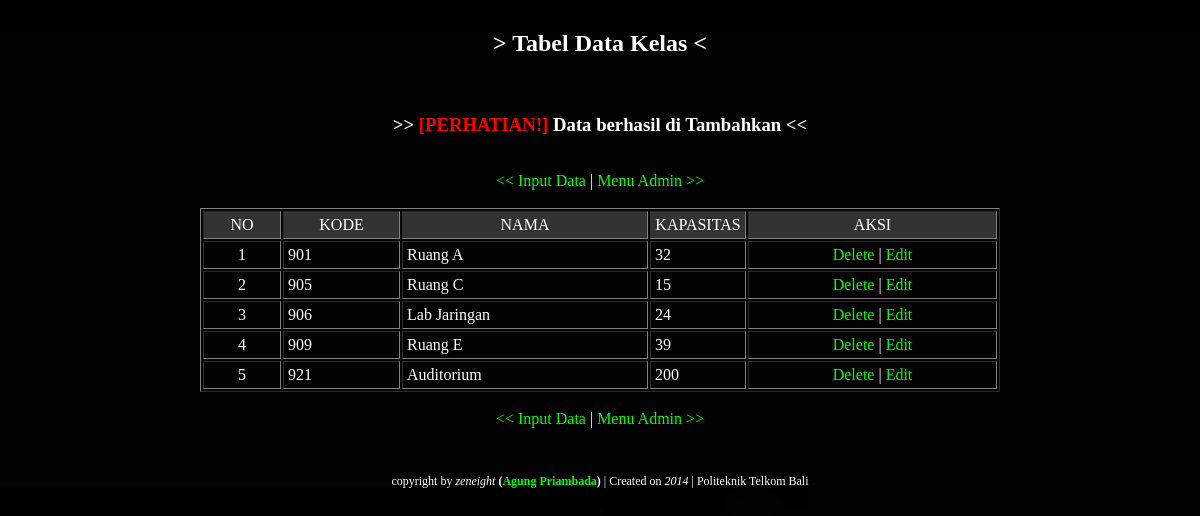
Screenshot of /kelas/show_kelas.php?message=disimpan with the database file from the repository.
### tables this page shows
CREATE TABLE IF NOT EXISTS `data_kelas` (
  `kd_kelas` int(3) NOT NULL,
  `nama` varchar(25) NOT NULL,
  `kapasitas` int(3) NOT NULL
);

### kelas/show_kelas.php (the view, shortened to what this page needs)
<?php
include('../Connections/koneksi.php');
?>
<html>
<head>
<link rel="stylesheet" type="text/css" href="../css/desain.css">
</head>
<body id="bg0">
<h2 align="center">> Tabel Data Kelas <</h2>
<?php
$msg=$_GET['message'];
if ($msg=="disimpan"){echo"<br><center><h3>>> "
?><z>
<?php
echo"[PERHATIAN!]";
?></z>
<?php
echo" Data berhasil di Tambahkan <<</h3></center>";
} ?>
<br />
<center><a href="add_Kelas.html"><< Input Data</a> | <a href="../index.php">Menu Admin >></a></center>
<br />
<table align="center" width="800" cellpadding="4" bordercolordark="#FFFFFF" border="1">
  <tr align="center" bgcolor="#333333">
  	<td width="68">NO</td>
    <td width="107">KODE</td>
    <td width="236">NAMA</td>
    <td width="86">KAPASITAS</td>
    <td width="239">AKSI</td>
  </tr>
<?php
$sql = "select * from data_kelas order by kd_kelas asc";
$result=mysql_query($sql,$koneksi);
$no = 1 ;
while ($data=mysql_fetch_array($result)){
?>
 <tr>
  <td align="center"><?php echo $no++; ?></td>
  <td><?php echo $data['kd_kelas'] ?></td>
  <td><?php echo $data['nama'] ?></td>
  <td><?php echo $data['kapasitas'] ?></td>
  <td>
  	<div align="center">
  		<a href="hapus_kelas.php?id=<?php echo $data['kd_kelas']; ?>"
        onclick="return confirm('Apakah anda yakin akan menghapus data?' + '\n\n' +
        '<?php echo "Kelas: $data[nama]";?>' + '\n\n' +
        'Jika YA silahkan klik OK, jika TIDAK silahkan klik CANCEL.')">Delete</a> |
        <a href="edit_kelas.php?id=<?php echo $data['kd_kelas']; ?>">Edit</a>
    </div>
  </td>
 </tr>
<?php } ?>
</table>
<center><a href="add_kelas.html"><< Input Data</a>
 | <a href="../index.php">Menu Admin >></a></center>
<br>
<br>
<div id="footer">
<p>copyright by <i>zeneight</i> <b>(<a href="http://173.252.110.27/zeneight" target="_blank">Agung Priambada</a>)</b> | Created on <i>2014</i> | Politeknik Telkom Bali</p>
</div>
</body>
</html>

### css/desain.css (style rules this page uses)
body { font: 100% "Century Gothic"; font-size: 16px; margin: 30; padding: 0; text-align: justify; color: white; background-color:#000; }
#bg0 { background:url(../image/bg0.jpg); background-position:bottom; background-color:#000; background-repeat:no-repeat; }
body a { text-decoration: none; color:#0F0 }
body z { color:#F00; }
#footer p { margin: 0; padding: 10px 0; text-align:center; font-size:12px; }

### rows the page displays
data_kelas: kd_kelas "901", nama "Ruang A", kapasitas "32"
data_kelas: kd_kelas "905", nama "Ruang C", kapasitas "15"
data_kelas: kd_kelas "906", nama "Lab Jaringan", kapasitas "24"
data_kelas: kd_kelas "909", nama "Ruang E", kapasitas "39"
data_kelas: kd_kelas "921", nama "Auditorium", kapasitas "200"
